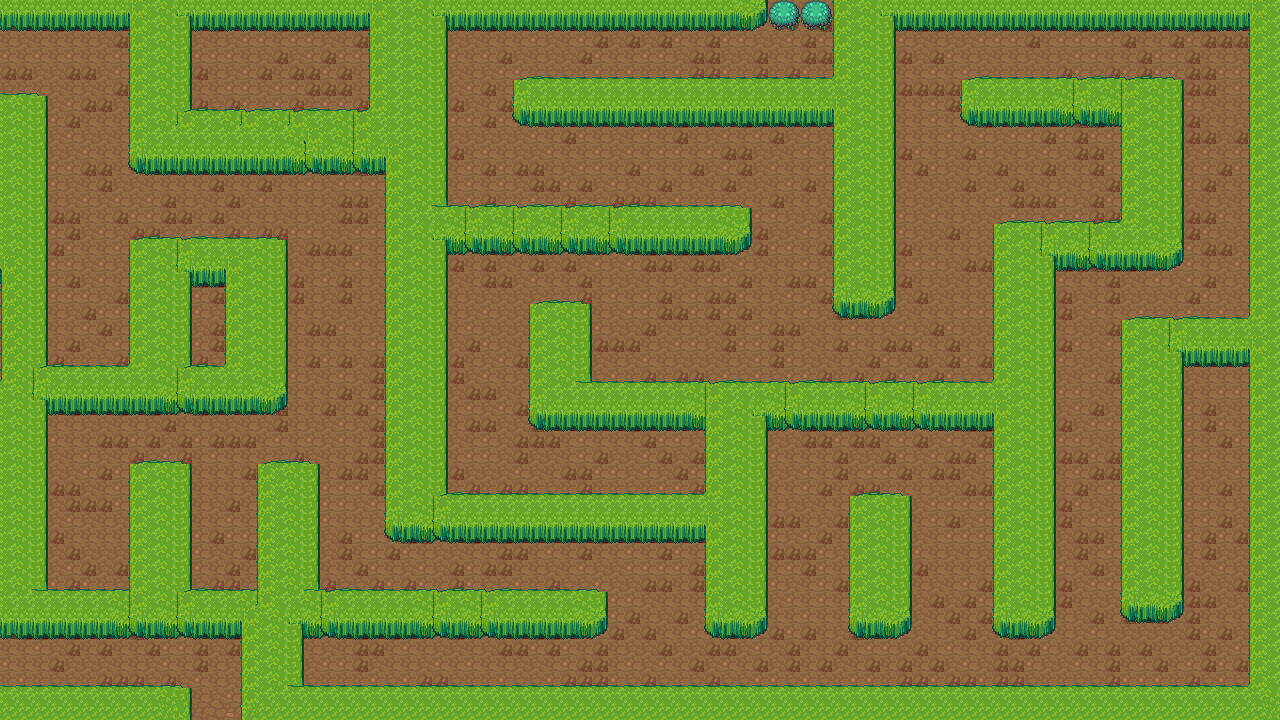

Rendered tile map (Tiled .tmx) drawn with the repository's tilesets; below, a short description and the map source with its tile grids summarised:
An orthogonal 80x45 tile map with 16x16 px tiles, 4 tile layers (Tile Layer 1, Tile Layer 2, Tile Layer 3, bush), 2 tilesets and 40 objects (30x wall, 2x map15, 2x playerfrommap15, map11, map17, ...).

<map version="1.2" tiledversion="1.2.2" orientation="orthogonal" renderorder="right-down" width="80" height="45" tilewidth="16" tileheight="16" infinite="0" nextlayerid="8" nextobjectid="42">
 <tileset firstgid="1" source="LPC_Terrain/Terrain.tsx" />
 <tileset firstgid="1025" source="gfx/objects.tsx" />
 <layer id="1" name="Tile Layer 1" width="80" height="45">
  <data>[3600 cells, 3600 non-empty, 1 distinct tile ids]</data>
 </layer>
 <layer id="2" name="Tile Layer 2" width="80" height="45">
  <data>[3600 cells, 3600 non-empty, 4 distinct tile ids]</data>
 </layer>
 <layer id="3" name="Tile Layer 3" width="80" height="45">
  <data>[3600 cells, 1517 non-empty, 13 distinct tile ids]</data>
 </layer>
 <layer id="4" name="bush" width="80" height="45">
  <data>[3600 cells, 8 non-empty, 4 distinct tile ids]</data>
 </layer>
 <objectgroup id="5" name="Object Layer 1" visible="0">
  <object id="1" name="wall" x="844" y="-32" width="452" height="54" />
  <object id="2" name="wall" x="1252" y="-22" width="54" height="742" />
  <object id="3" name="wall" x="252" y="694" width="1086" height="50" />
  <object id="4" name="wall" x="-6" y="692" width="190" height="56" />
  <object id="5" name="wall" x="-8" y="106" width="42" height="514" />
  <object id="6" name="wall" x="2" y="-36" width="742" height="54" />
  <object id="7" name="wall" x="142" y="-10" width="34" height="168" />
  <object id="8" name="wall" x="168" y="114" width="272" height="42" />
  <object id="9" name="wall" x="374" y="-20" width="68" height="174" />
  <object id="10" name="wall" x="394" y="154" width="44" height="374" />
  <object id="11" name="wall" x="410" y="214" width="332" height="30" />
  <object id="12" name="wall" x="844" y="16" width="42" height="286" />
  <object id="13" name="wall" x="524" y="84" width="318" height="34" />
  <object id="14" name="wall" x="130" y="240" width="154" height="164" />
  <object id="15" name="wall" x="22" y="370" width="258" height="36" />
  <object id="16" name="wall" x="24" y="592" width="568" height="30" />
  <object id="17" name="wall" x="266" y="468" width="42" height="134" />
  <object id="18" name="wall" x="136" y="470" width="44" height="142" />
  <object id="19" name="wall" x="250" y="610" width="42" height="116" />
  <object id="20" name="wall" x="540" y="308" width="38" height="116" />
  <object id="21" name="wall" x="432" y="500" width="332" height="30" />
  <object id="22" name="wall" x="706" y="388" width="52" height="240" />
  <object id="23" name="wall" x="568" y="392" width="478" height="24" />
  <object id="24" name="wall" x="852" y="496" width="52" height="128" />
  <object id="25" name="wall" x="1128" y="320" width="50" height="288" />
  <object id="26" name="wall" x="1128" y="320" width="162" height="32" />
  <object id="27" name="wall" x="1000" y="230" width="54" height="396" />
  <object id="28" name="wall" x="1000" y="230" width="178" height="22" />
  <object id="29" name="wall" x="1126" y="86" width="52" height="166" />
  <object id="30" name="wall" x="968" y="84" width="210" height="30" />
 </objectgroup>
 <objectgroup id="6" name="Object Layer 2" visible="0">
  <object id="31" name="map15" x="14" y="58" width="5" height="72" />
  <object id="32" name="map15" x="-14" y="646" width="26" height="26" />
  <object id="33" name="map11" x="196" y="706" width="42" height="28" />
  <object id="34" name="map17" x="774" y="-36" width="48" height="44" />
  <object id="35" name="playerfrommap15" x="32" y="656" width="16" height="18" />
  <object id="36" name="playerfrommap15" x="63" y="60" width="32" height="22" />
  <object id="37" name="playerfrommap11" x="196" y="664" width="28" height="20" />
  <object id="38" name="playerfrom17" x="788" y="42" width="30" height="14" />
  <object id="39" x="770" y="-142" />
 </objectgroup>
 <objectgroup id="7" name="Object Layer 3" visible="0">
  <object id="41" name="bushb" x="744" y="2" width="104" height="22" />
 </objectgroup>
</map>
